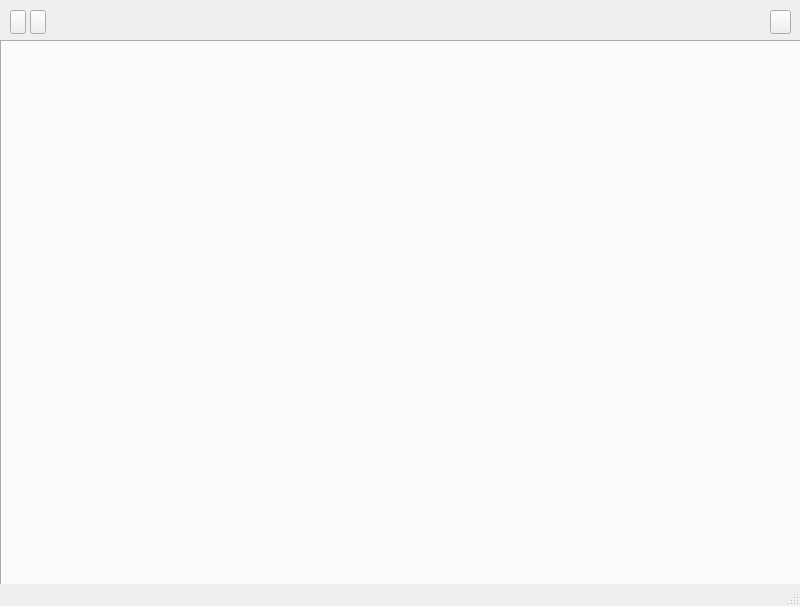
<?xml version="1.0" encoding="UTF-8"?>
<ui version="4.0">
 <class>MainWindow</class>
 <widget class="QMainWindow" name="MainWindow">
  <property name="geometry">
   <rect>
    <x>0</x>
    <y>0</y>
    <width>800</width>
    <height>606</height>
   </rect>
  </property>
  <property name="windowTitle">
   <string>MainWindow</string>
  </property>
  <widget class="QWidget" name="centralwidget">
   <widget class="QTabWidget" name="tabSwitcher">
    <property name="geometry">
     <rect>
      <x>0</x>
      <y>40</y>
      <width>801</width>
      <height>551</height>
     </rect>
    </property>
    <property name="currentIndex">
     <number>-1</number>
    </property>
   </widget>
   <widget class="QPushButton" name="settingsButton">
    <property name="geometry">
     <rect>
      <x>770</x>
      <y>10</y>
      <width>21</width>
      <height>24</height>
     </rect>
    </property>
    <property name="text">
     <string/>
    </property>
   </widget>
   <widget class="QPushButton" name="backButtonNav">
    <property name="geometry">
     <rect>
      <x>10</x>
      <y>10</y>
      <width>16</width>
      <height>24</height>
     </rect>
    </property>
    <property name="text">
     <string/>
    </property>
   </widget>
   <widget class="QPushButton" name="forwardsButtonNav">
    <property name="geometry">
     <rect>
      <x>30</x>
      <y>10</y>
      <width>16</width>
      <height>24</height>
     </rect>
    </property>
    <property name="text">
     <string/>
    </property>
   </widget>
  </widget>
  <widget class="QStatusBar" name="statusbar"/>
 </widget>
 <resources/>
 <connections/>
</ui>
